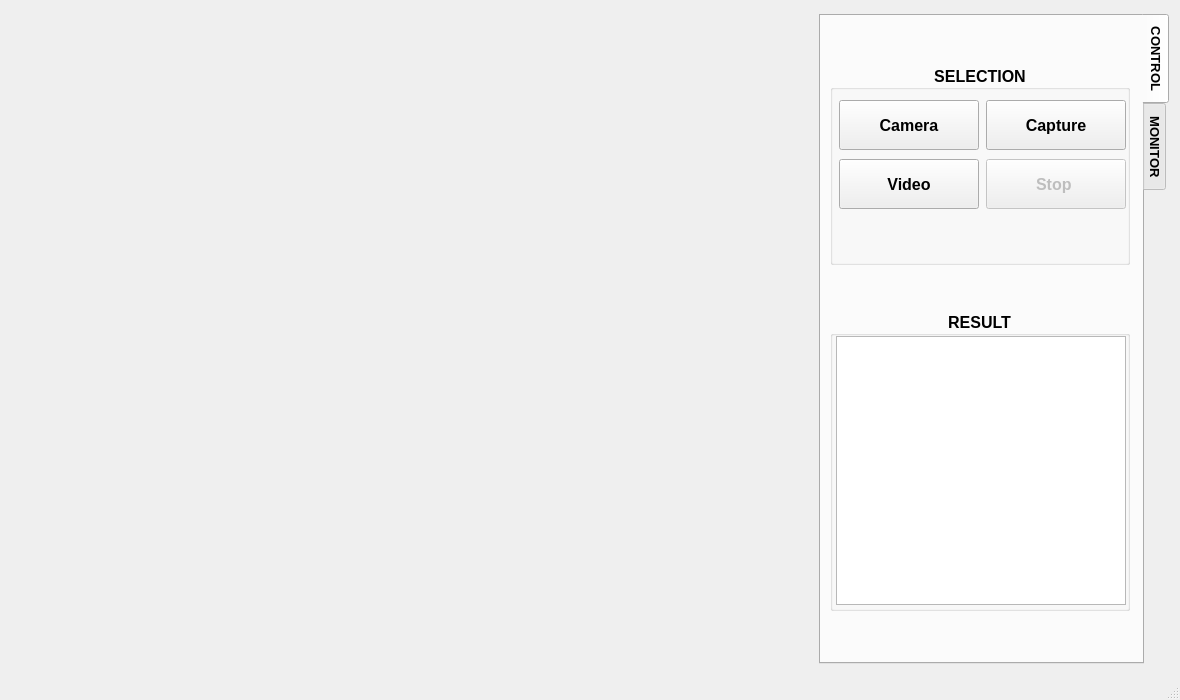
<?xml version="1.0" encoding="UTF-8"?>
<ui version="4.0">
 <class>MainWindow</class>
 <widget class="QMainWindow" name="MainWindow">
  <property name="geometry">
   <rect>
    <x>0</x>
    <y>0</y>
    <width>1180</width>
    <height>700</height>
   </rect>
  </property>
  <property name="sizePolicy">
   <sizepolicy hsizetype="Expanding" vsizetype="Expanding">
    <horstretch>0</horstretch>
    <verstretch>0</verstretch>
   </sizepolicy>
  </property>
  <property name="minimumSize">
   <size>
    <width>1180</width>
    <height>700</height>
   </size>
  </property>
  <property name="maximumSize">
   <size>
    <width>1180</width>
    <height>700</height>
   </size>
  </property>
  <property name="windowTitle">
   <string>MainWindow</string>
  </property>
  <property name="windowIcon">
   <iconset>
    <normaloff>thumbnail.png</normaloff>thumbnail.png</iconset>
  </property>
  <widget class="QWidget" name="centralwidget">
   <layout class="QHBoxLayout" name="horizontalLayout_4" stretch="3,1">
    <item>
     <widget class="QLabel" name="label_Image">
      <property name="enabled">
       <bool>true</bool>
      </property>
      <property name="sizePolicy">
       <sizepolicy hsizetype="Ignored" vsizetype="Ignored">
        <horstretch>0</horstretch>
        <verstretch>0</verstretch>
       </sizepolicy>
      </property>
      <property name="minimumSize">
       <size>
        <width>800</width>
        <height>570</height>
       </size>
      </property>
      <property name="maximumSize">
       <size>
        <width>800</width>
        <height>570</height>
       </size>
      </property>
      <property name="font">
       <font>
        <pointsize>46</pointsize>
        <weight>75</weight>
        <bold>true</bold>
       </font>
      </property>
      <property name="text">
       <string/>
      </property>
      <property name="scaledContents">
       <bool>true</bool>
      </property>
      <property name="alignment">
       <set>Qt::AlignCenter</set>
      </property>
     </widget>
    </item>
    <item>
     <widget class="QTabWidget" name="tabWidget">
      <property name="sizePolicy">
       <sizepolicy hsizetype="Minimum" vsizetype="Minimum">
        <horstretch>0</horstretch>
        <verstretch>0</verstretch>
       </sizepolicy>
      </property>
      <property name="minimumSize">
       <size>
        <width>350</width>
        <height>650</height>
       </size>
      </property>
      <property name="maximumSize">
       <size>
        <width>350</width>
        <height>650</height>
       </size>
      </property>
      <property name="baseSize">
       <size>
        <width>0</width>
        <height>0</height>
       </size>
      </property>
      <property name="font">
       <font>
        <pointsize>10</pointsize>
        <weight>75</weight>
        <bold>true</bold>
       </font>
      </property>
      <property name="tabPosition">
       <enum>QTabWidget::East</enum>
      </property>
      <property name="tabShape">
       <enum>QTabWidget::Rounded</enum>
      </property>
      <property name="currentIndex">
       <number>0</number>
      </property>
      <property name="iconSize">
       <size>
        <width>16</width>
        <height>16</height>
       </size>
      </property>
      <property name="elideMode">
       <enum>Qt::ElideLeft</enum>
      </property>
      <property name="usesScrollButtons">
       <bool>true</bool>
      </property>
      <property name="documentMode">
       <bool>false</bool>
      </property>
      <property name="tabsClosable">
       <bool>false</bool>
      </property>
      <property name="movable">
       <bool>false</bool>
      </property>
      <property name="tabBarAutoHide">
       <bool>false</bool>
      </property>
      <widget class="QWidget" name="tab_control">
       <property name="sizePolicy">
        <sizepolicy hsizetype="Minimum" vsizetype="Minimum">
         <horstretch>0</horstretch>
         <verstretch>0</verstretch>
        </sizepolicy>
       </property>
       <property name="maximumSize">
        <size>
         <width>700</width>
         <height>16777215</height>
        </size>
       </property>
       <attribute name="title">
        <string>CONTROL</string>
       </attribute>
       <layout class="QVBoxLayout" name="verticalLayout_4">
        <item>
         <widget class="QGroupBox" name="groupBox_7">
          <property name="sizePolicy">
           <sizepolicy hsizetype="Minimum" vsizetype="Minimum">
            <horstretch>0</horstretch>
            <verstretch>0</verstretch>
           </sizepolicy>
          </property>
          <property name="minimumSize">
           <size>
            <width>300</width>
            <height>200</height>
           </size>
          </property>
          <property name="maximumSize">
           <size>
            <width>300</width>
            <height>200</height>
           </size>
          </property>
          <property name="font">
           <font>
            <family>Segoe UI</family>
            <pointsize>12</pointsize>
            <weight>75</weight>
            <bold>true</bold>
           </font>
          </property>
          <property name="title">
           <string>SELECTION</string>
          </property>
          <property name="alignment">
           <set>Qt::AlignCenter</set>
          </property>
          <property name="flat">
           <bool>true</bool>
          </property>
          <widget class="QWidget" name="layoutWidget">
           <property name="geometry">
            <rect>
             <x>8</x>
             <y>34</y>
             <width>289</width>
             <height>52</height>
            </rect>
           </property>
           <layout class="QHBoxLayout" name="horizontalLayout_2">
            <item>
             <widget class="QPushButton" name="pushButton_Camera">
              <property name="sizePolicy">
               <sizepolicy hsizetype="Minimum" vsizetype="Minimum">
                <horstretch>0</horstretch>
                <verstretch>0</verstretch>
               </sizepolicy>
              </property>
              <property name="minimumSize">
               <size>
                <width>140</width>
                <height>50</height>
               </size>
              </property>
              <property name="maximumSize">
               <size>
                <width>140</width>
                <height>50</height>
               </size>
              </property>
              <property name="font">
               <font>
                <family>Segoe UI</family>
                <pointsize>12</pointsize>
                <weight>75</weight>
                <bold>true</bold>
               </font>
              </property>
              <property name="text">
               <string>Camera</string>
              </property>
              <property name="icon">
               <iconset>
                <normaloff>icons/start.png</normaloff>icons/start.png</iconset>
              </property>
              <property name="iconSize">
               <size>
                <width>25</width>
                <height>25</height>
               </size>
              </property>
             </widget>
            </item>
            <item>
             <widget class="QPushButton" name="pushButton_Capture">
              <property name="sizePolicy">
               <sizepolicy hsizetype="Minimum" vsizetype="Minimum">
                <horstretch>0</horstretch>
                <verstretch>0</verstretch>
               </sizepolicy>
              </property>
              <property name="minimumSize">
               <size>
                <width>140</width>
                <height>50</height>
               </size>
              </property>
              <property name="maximumSize">
               <size>
                <width>140</width>
                <height>50</height>
               </size>
              </property>
              <property name="font">
               <font>
                <family>Segoe UI</family>
                <pointsize>12</pointsize>
                <weight>75</weight>
                <bold>true</bold>
               </font>
              </property>
              <property name="text">
               <string> Capture </string>
              </property>
              <property name="icon">
               <iconset>
                <normaloff>icons/bypass.png</normaloff>icons/bypass.png</iconset>
              </property>
              <property name="iconSize">
               <size>
                <width>25</width>
                <height>25</height>
               </size>
              </property>
             </widget>
            </item>
           </layout>
          </widget>
          <widget class="QWidget" name="layoutWidget">
           <property name="geometry">
            <rect>
             <x>8</x>
             <y>93</y>
             <width>289</width>
             <height>52</height>
            </rect>
           </property>
           <layout class="QHBoxLayout" name="horizontalLayout_3">
            <item>
             <widget class="QPushButton" name="pushButton_Video">
              <property name="sizePolicy">
               <sizepolicy hsizetype="Minimum" vsizetype="Minimum">
                <horstretch>0</horstretch>
                <verstretch>0</verstretch>
               </sizepolicy>
              </property>
              <property name="minimumSize">
               <size>
                <width>140</width>
                <height>50</height>
               </size>
              </property>
              <property name="maximumSize">
               <size>
                <width>140</width>
                <height>50</height>
               </size>
              </property>
              <property name="font">
               <font>
                <family>Segoe UI</family>
                <pointsize>12</pointsize>
                <weight>75</weight>
                <bold>true</bold>
               </font>
              </property>
              <property name="text">
               <string>Video</string>
              </property>
              <property name="icon">
               <iconset>
                <normaloff>icons/manual.png</normaloff>icons/manual.png</iconset>
              </property>
              <property name="iconSize">
               <size>
                <width>25</width>
                <height>25</height>
               </size>
              </property>
             </widget>
            </item>
            <item>
             <widget class="QPushButton" name="pushButton_Stop">
              <property name="enabled">
               <bool>false</bool>
              </property>
              <property name="sizePolicy">
               <sizepolicy hsizetype="Minimum" vsizetype="Minimum">
                <horstretch>0</horstretch>
                <verstretch>0</verstretch>
               </sizepolicy>
              </property>
              <property name="minimumSize">
               <size>
                <width>140</width>
                <height>50</height>
               </size>
              </property>
              <property name="maximumSize">
               <size>
                <width>140</width>
                <height>50</height>
               </size>
              </property>
              <property name="font">
               <font>
                <family>Segoe UI</family>
                <pointsize>12</pointsize>
                <weight>75</weight>
                <bold>true</bold>
               </font>
              </property>
              <property name="text">
               <string>  Stop   </string>
              </property>
              <property name="icon">
               <iconset>
                <normaloff>icons/stop.png</normaloff>icons/stop.png</iconset>
              </property>
              <property name="iconSize">
               <size>
                <width>25</width>
                <height>25</height>
               </size>
              </property>
             </widget>
            </item>
           </layout>
          </widget>
         </widget>
        </item>
        <item>
         <widget class="QGroupBox" name="groupBox_8">
          <property name="minimumSize">
           <size>
            <width>300</width>
            <height>300</height>
           </size>
          </property>
          <property name="maximumSize">
           <size>
            <width>300</width>
            <height>300</height>
           </size>
          </property>
          <property name="font">
           <font>
            <family>Segoe UI</family>
            <pointsize>12</pointsize>
            <weight>75</weight>
            <bold>true</bold>
           </font>
          </property>
          <property name="title">
           <string>RESULT</string>
          </property>
          <property name="alignment">
           <set>Qt::AlignCenter</set>
          </property>
          <property name="flat">
           <bool>true</bool>
          </property>
          <layout class="QVBoxLayout" name="verticalLayout_11" stretch="0">
           <property name="spacing">
            <number>0</number>
           </property>
           <property name="leftMargin">
            <number>3</number>
           </property>
           <property name="topMargin">
            <number>0</number>
           </property>
           <property name="rightMargin">
            <number>0</number>
           </property>
           <property name="bottomMargin">
            <number>3</number>
           </property>
           <item>
            <widget class="QTextEdit" name="text_result">
             <property name="minimumSize">
              <size>
               <width>290</width>
               <height>0</height>
              </size>
             </property>
             <property name="maximumSize">
              <size>
               <width>290</width>
               <height>16777215</height>
              </size>
             </property>
             <property name="font">
              <font>
               <family>Segoe UI</family>
               <pointsize>10</pointsize>
               <weight>50</weight>
               <bold>false</bold>
              </font>
             </property>
            </widget>
           </item>
          </layout>
         </widget>
        </item>
       </layout>
      </widget>
      <widget class="QWidget" name="tab_monitor">
       <property name="maximumSize">
        <size>
         <width>700</width>
         <height>16777215</height>
        </size>
       </property>
       <attribute name="title">
        <string>MONITOR</string>
       </attribute>
       <layout class="QVBoxLayout" name="verticalLayout_3" stretch="0">
        <item>
         <widget class="QGroupBox" name="groupBox_9">
          <property name="minimumSize">
           <size>
            <width>0</width>
            <height>0</height>
           </size>
          </property>
          <property name="maximumSize">
           <size>
            <width>350</width>
            <height>200</height>
           </size>
          </property>
          <property name="font">
           <font>
            <family>Segoe UI</family>
            <pointsize>8</pointsize>
            <weight>75</weight>
            <bold>true</bold>
           </font>
          </property>
          <property name="title">
           <string>PC PERFORMANCE</string>
          </property>
          <property name="alignment">
           <set>Qt::AlignHCenter|Qt::AlignTop</set>
          </property>
          <layout class="QVBoxLayout" name="verticalLayout_2">
           <item>
            <layout class="QVBoxLayout" name="verticalLayout_7">
             <item>
              <layout class="QHBoxLayout" name="horizontalLayout_17" stretch="2,9,2,1">
               <property name="spacing">
                <number>6</number>
               </property>
               <property name="bottomMargin">
                <number>0</number>
               </property>
               <item>
                <widget class="QLabel" name="label_19">
                 <property name="maximumSize">
                  <size>
                   <width>16777215</width>
                   <height>25</height>
                  </size>
                 </property>
                 <property name="text">
                  <string>CPU</string>
                 </property>
                 <property name="alignment">
                  <set>Qt::AlignCenter</set>
                 </property>
                </widget>
               </item>
               <item>
                <widget class="QProgressBar" name="progressBar_CPU">
                 <property name="sizePolicy">
                  <sizepolicy hsizetype="Preferred" vsizetype="Preferred">
                   <horstretch>0</horstretch>
                   <verstretch>0</verstretch>
                  </sizepolicy>
                 </property>
                 <property name="maximumSize">
                  <size>
                   <width>300</width>
                   <height>12</height>
                  </size>
                 </property>
                 <property name="font">
                  <font>
                   <family>Segoe UI</family>
                   <pointsize>8</pointsize>
                   <weight>75</weight>
                   <bold>true</bold>
                  </font>
                 </property>
                 <property name="value">
                  <number>15</number>
                 </property>
                </widget>
               </item>
               <item>
                <widget class="QLabel" name="label_24">
                 <property name="maximumSize">
                  <size>
                   <width>16777215</width>
                   <height>25</height>
                  </size>
                 </property>
                 <property name="text">
                  <string/>
                 </property>
                </widget>
               </item>
               <item>
                <widget class="QLabel" name="label_25">
                 <property name="text">
                  <string/>
                 </property>
                </widget>
               </item>
              </layout>
             </item>
             <item>
              <layout class="QHBoxLayout" name="horizontalLayout_18" stretch="2,9,2,1">
               <item>
                <widget class="QLabel" name="label_26">
                 <property name="maximumSize">
                  <size>
                   <width>16777215</width>
                   <height>25</height>
                  </size>
                 </property>
                 <property name="text">
                  <string>RAM</string>
                 </property>
                 <property name="alignment">
                  <set>Qt::AlignCenter</set>
                 </property>
                </widget>
               </item>
               <item>
                <widget class="QProgressBar" name="progressBar_RAM">
                 <property name="maximumSize">
                  <size>
                   <width>16777215</width>
                   <height>12</height>
                  </size>
                 </property>
                 <property name="font">
                  <font>
                   <family>Segoe UI</family>
                   <pointsize>8</pointsize>
                   <weight>75</weight>
                   <bold>true</bold>
                  </font>
                 </property>
                 <property name="value">
                  <number>50</number>
                 </property>
                </widget>
               </item>
               <item>
                <widget class="QLabel" name="ram">
                 <property name="maximumSize">
                  <size>
                   <width>16777215</width>
                   <height>25</height>
                  </size>
                 </property>
                 <property name="text">
                  <string>3.5/4</string>
                 </property>
                </widget>
               </item>
               <item>
                <widget class="QLabel" name="label_27">
                 <property name="text">
                  <string>GB</string>
                 </property>
                </widget>
               </item>
              </layout>
             </item>
             <item>
              <layout class="QHBoxLayout" name="horizontalLayout_21" stretch="2,9,2,1">
               <item>
                <widget class="QLabel" name="label_28">
                 <property name="maximumSize">
                  <size>
                   <width>16777215</width>
                   <height>25</height>
                  </size>
                 </property>
                 <property name="text">
                  <string>DISK</string>
                 </property>
                 <property name="alignment">
                  <set>Qt::AlignCenter</set>
                 </property>
                </widget>
               </item>
               <item>
                <widget class="QProgressBar" name="progressBar_DISK">
                 <property name="maximumSize">
                  <size>
                   <width>16777215</width>
                   <height>12</height>
                  </size>
                 </property>
                 <property name="font">
                  <font>
                   <family>Segoe UI</family>
                   <pointsize>8</pointsize>
                   <weight>75</weight>
                   <bold>true</bold>
                   <kerning>true</kerning>
                  </font>
                 </property>
                 <property name="value">
                  <number>85</number>
                 </property>
                </widget>
               </item>
               <item>
                <widget class="QLabel" name="disk">
                 <property name="maximumSize">
                  <size>
                   <width>700</width>
                   <height>25</height>
                  </size>
                 </property>
                 <property name="text">
                  <string>45/64</string>
                 </property>
                </widget>
               </item>
               <item>
                <widget class="QLabel" name="label_29">
                 <property name="text">
                  <string>GB</string>
                 </property>
                </widget>
               </item>
              </layout>
             </item>
            </layout>
           </item>
          </layout>
         </widget>
        </item>
       </layout>
      </widget>
     </widget>
    </item>
   </layout>
  </widget>
  <widget class="QStatusBar" name="statusbar"/>
  <action name="action_Config">
   <property name="text">
    <string>Cấu hình</string>
   </property>
   <property name="font">
    <font>
     <family>Segoe UI</family>
     <pointsize>11</pointsize>
     <weight>50</weight>
     <bold>false</bold>
     <kerning>false</kerning>
    </font>
   </property>
  </action>
  <action name="action_Updater">
   <property name="text">
    <string>Cập nhật</string>
   </property>
   <property name="font">
    <font>
     <pointsize>11</pointsize>
     <weight>50</weight>
     <bold>false</bold>
     <kerning>false</kerning>
    </font>
   </property>
  </action>
  <action name="action_About">
   <property name="text">
    <string>Giới thiệu</string>
   </property>
   <property name="font">
    <font>
     <pointsize>11</pointsize>
     <weight>50</weight>
     <bold>false</bold>
     <kerning>false</kerning>
    </font>
   </property>
  </action>
  <action name="actionCalibration">
   <property name="text">
    <string>Hiệu chỉnh camera</string>
   </property>
   <property name="font">
    <font>
     <pointsize>11</pointsize>
     <weight>50</weight>
     <bold>false</bold>
     <kerning>false</kerning>
    </font>
   </property>
  </action>
  <action name="actionSync_Configuration">
   <property name="text">
    <string>Đồng bộ cấu hình</string>
   </property>
   <property name="font">
    <font>
     <pointsize>11</pointsize>
     <weight>50</weight>
     <bold>false</bold>
     <kerning>false</kerning>
    </font>
   </property>
  </action>
  <action name="actionCalib">
   <property name="text">
    <string>Calib camera</string>
   </property>
   <property name="font">
    <font>
     <family>Segoe UI</family>
     <weight>50</weight>
     <bold>false</bold>
    </font>
   </property>
  </action>
  <action name="actionC_u_h_nh">
   <property name="text">
    <string>Calib</string>
   </property>
  </action>
  <action name="action_LogFile">
   <property name="text">
    <string>LogFile</string>
   </property>
   <property name="font">
    <font>
     <family>Segoe UI</family>
     <weight>50</weight>
     <bold>false</bold>
    </font>
   </property>
  </action>
  <action name="actionSetup">
   <property name="text">
    <string>Setup</string>
   </property>
   <property name="font">
    <font>
     <family>Segoe UI</family>
     <weight>50</weight>
     <bold>false</bold>
    </font>
   </property>
  </action>
 </widget>
 <resources/>
 <connections/>
</ui>
